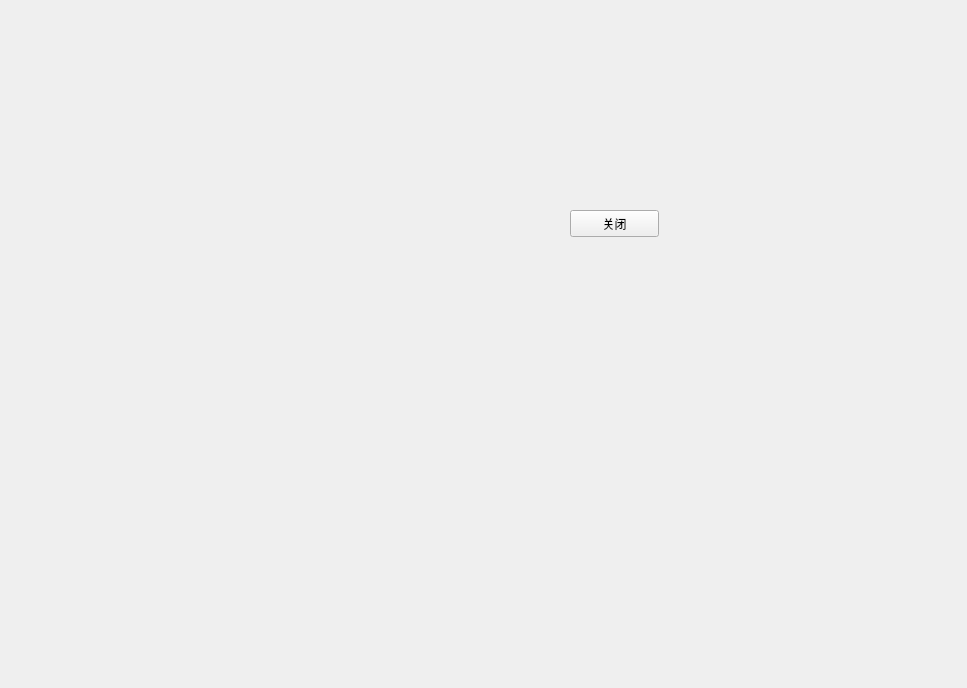
<?xml version="1.0" encoding="UTF-8"?>
<ui version="4.0">
 <class>Form</class>
 <widget class="QWidget" name="Form">
  <property name="geometry">
   <rect>
    <x>0</x>
    <y>0</y>
    <width>967</width>
    <height>688</height>
   </rect>
  </property>
  <property name="windowTitle">
   <string>Form</string>
  </property>
  <widget class="QPushButton" name="pushButton">
   <property name="geometry">
    <rect>
     <x>570</x>
     <y>210</y>
     <width>89</width>
     <height>27</height>
    </rect>
   </property>
   <property name="text">
    <string>关闭</string>
   </property>
  </widget>
 </widget>
 <resources/>
 <connections>
  <connection>
   <sender>pushButton</sender>
   <signal>clicked()</signal>
   <receiver>Form</receiver>
   <slot>close()</slot>
   <hints>
    <hint type="sourcelabel">
     <x>207</x>
     <y>231</y>
    </hint>
    <hint type="destinationlabel">
     <x>205</x>
     <y>166</y>
    </hint>
   </hints>
  </connection>
 </connections>
</ui>
